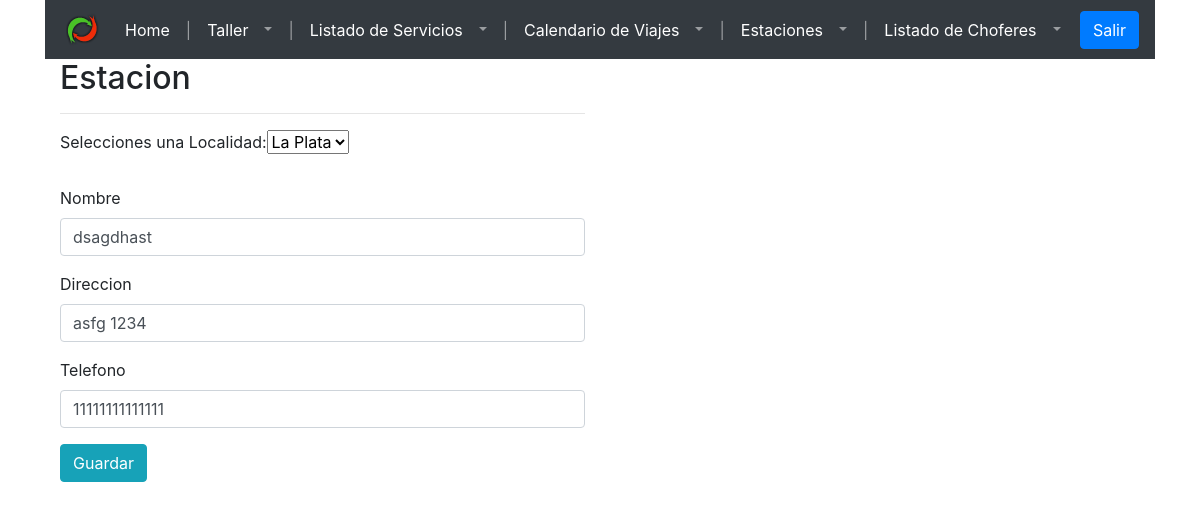
/frontend/pages/editarEstacion.php?edit=5, run on an earlier commit of the app's database.
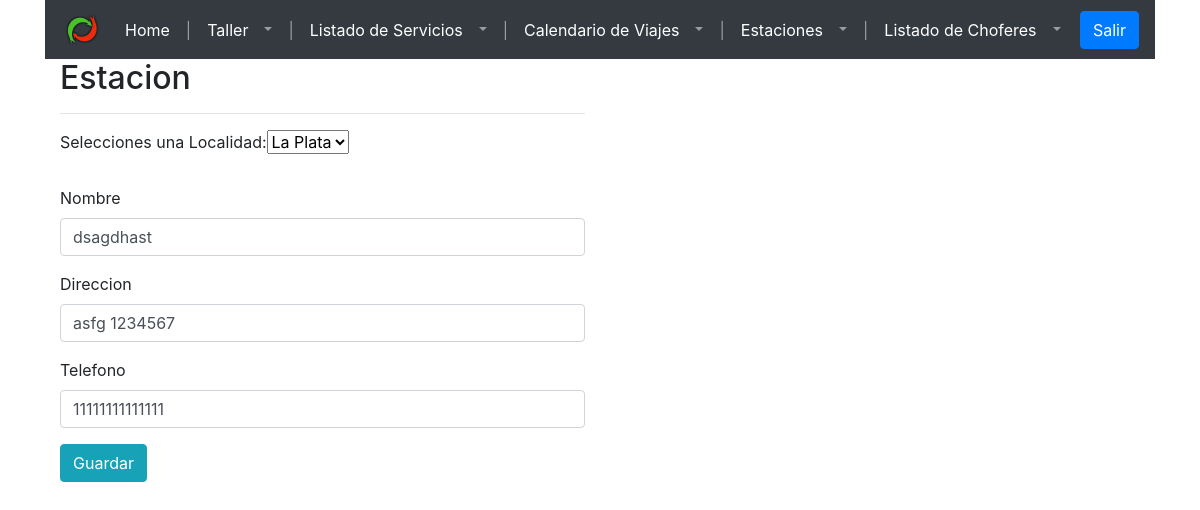
And on a later commit of the database.
### tables this page shows
CREATE TABLE `estacion` (
  `estacion_id` int(11) NOT NULL,
  `localidad_id` int(11) NOT NULL,
  `nombre` varchar(255) DEFAULT NULL,
  `direccion` varchar(255) DEFAULT NULL,
  `telefono` varchar(20) DEFAULT NULL,
  `habilitada` tinyint(1) NOT NULL DEFAULT 1
);

CREATE TABLE `localidad` (
  `localidad_id` int(11) NOT NULL,
  `codigo_postal` int(11) DEFAULT NULL,
  `detalle` varchar(255) DEFAULT NULL,
  `provincia_id` int(11) NOT NULL
);

### frontend/pages/config/connection.php (called while the page is built, shortened)
<?php
function openConnection($username, $password){
 	$servername = "localhost";
	$conn = new mysqli($servername, $username, $password,"empresa_de_transporte");
	return $conn;
 }
 function executeQuery($sqlQuery){
 	$conn = openConnection("test", "test");
	$result = $conn->query($sqlQuery);
	return $result;
 }
?>

### frontend/pages/config/config-estacion.php (the view, shortened to what this page needs)
<?php
include("connection.php");
    function getLocalidad(){
        $sql = "SELECT * FROM `localidad`";
        $result = executeQuery($sql);
        if ($result->num_rows > 0) {
            while($row = $result->fetch_assoc()) {
                echo "<option class='dropdown-item' value=".$row["localidad_id"].">".$row["detalle"]."</option>";
            }
        }
    }
    function getDatosEstacion($idEstacion) {
        $sql = "SELECT  e.`estacion_id`,
                        l.`detalle` as localidad,
                        e.`nombre`,
                        e.`direccion`,
                        e.`telefono`
                FROM estacion e inner join localidad l on (e.localidad_id = l.localidad_id) WHERE `estacion_id` = ".$idEstacion;
        $result = executeQuery($sql);
        if ($result->num_rows > 0) {
        while($row = $result->fetch_assoc()) {
            echo "<div class='dropdown'>";
            echo "<label for='localidad'>Selecciones una Localidad: </label>";
            echo "<select value='localidad' id='input-localidad'>";
            echo "<option class='dropdown-item' value=".$row["detalle"].">".$row["localidad"]."</option>";
            getLocalidad();
            echo "</select>";
            echo "<br></br>";
            echo "<div class='form-group'>";
            echo "<label for='input-estacion'>Nombre</label>";
            echo "<input class='form-control' type='text' id='input-estacion' value='".$row["nombre"]."' />";
            echo "</div>";
            echo "</div>";
            echo "<div class='form-group'>";
            echo "<label for='input-direccion'>Direccion</label>";
            echo "<input class='form-control' type='text' id='input-direccion' value='".$row["direccion"]."' />";
            echo "</div>";
            echo "<div class='form-group'>";
            echo "<label for='input-telefono'>Telefono</label>";
            echo "<input class='form-control' type='text' id='input-telefono' value=".$row["telefono"]." />";
            echo "</div>";
            echo "<div class='form-group'>";
            echo "<input type='button' class='btn btn-info boton-save-estacion' value='Guardar'>";
            echo "</div>";
            }
        }
    }
?>

What changed in the data, as far as the page shows it:
changed estacion "dsagdhast": direccion "asfg 1234" → "asfg 1234567"
